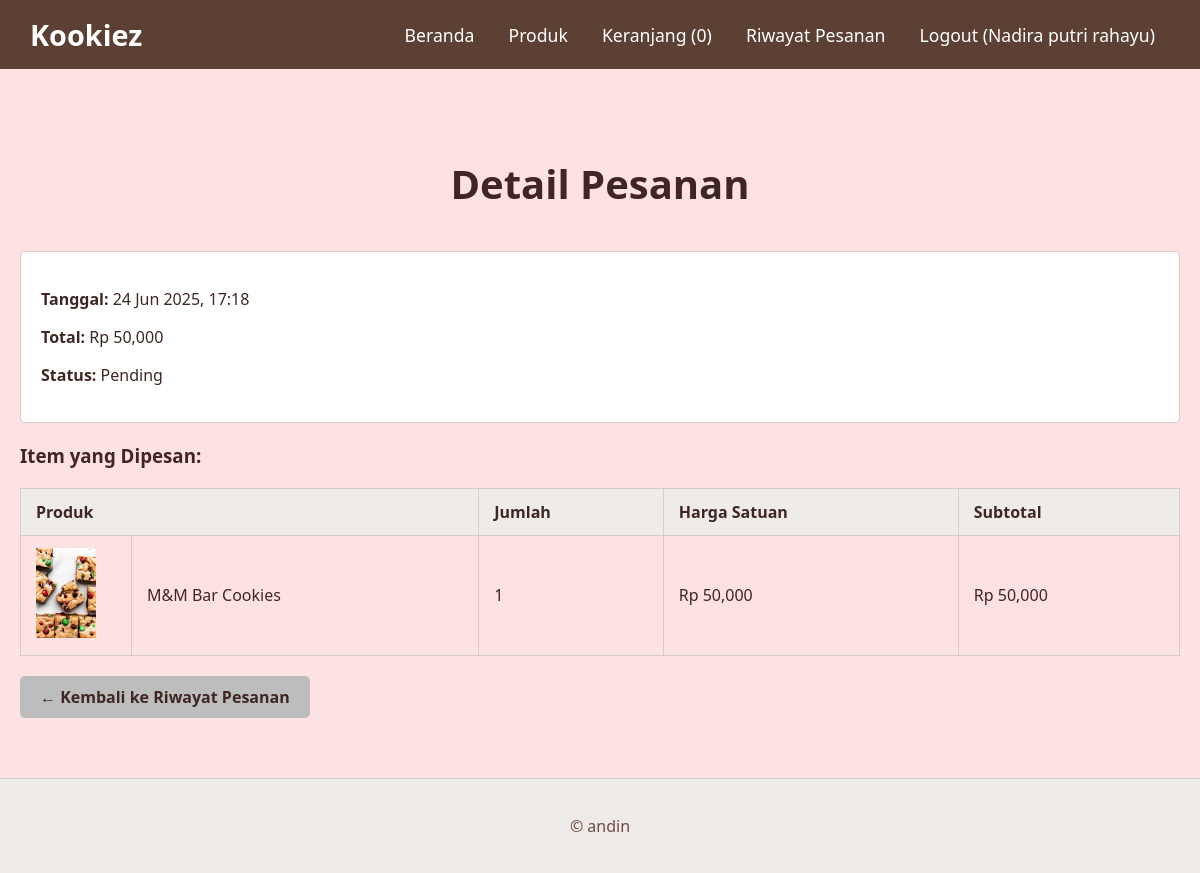
The page /detail_pesanan_user.php?id=2 (signed in) on the database its author committed.
### tables this page shows
CREATE TABLE `nadira_pesanan` (
  `id_pesanan` int(11) NOT NULL,
  `id_pengguna` int(11) NOT NULL,
  `tanggal_pesanan` timestamp NOT NULL DEFAULT current_timestamp(),
  `total_harga` decimal(10,2) NOT NULL,
  `status_pesanan` enum('pending','processing','shipped','completed','cancelled') NOT NULL DEFAULT 'pending'
);

CREATE TABLE `nadira_detail_pesanan` (
  `id_detail` int(11) NOT NULL,
  `id_pesanan` int(11) NOT NULL,
  `id_produk` int(11) NOT NULL,
  `jumlah` int(5) NOT NULL,
  `harga_satuan` decimal(10,2) NOT NULL
);

CREATE TABLE `nadira_produk` (
  `id_produk` int(11) NOT NULL,
  `id_kategori` int(11) NOT NULL,
  `nama_produk` varchar(255) NOT NULL,
  `deskripsi` text DEFAULT NULL,
  `harga` decimal(10,2) NOT NULL,
  `stok` int(5) NOT NULL,
  `gambar` varchar(255) DEFAULT NULL
);

### detail_pesanan_user.php (the view, shortened to what this page needs)
<?php
include 'koneksi.php';
$id_pengguna = $_SESSION['user_id'];
$id_pesanan = isset($_GET['id']) ? intval($_GET['id']) : 0;
$query_pesanan = "SELECT * FROM nadira_pesanan WHERE id_pesanan = '$id_pesanan' AND id_pengguna = '$id_pengguna'";
$result_pesanan = mysqli_query($koneksi, $query_pesanan);
$pesanan = mysqli_fetch_assoc($result_pesanan);
$query_items = "SELECT p.nama_produk, p.gambar, dp.jumlah, dp.harga_satuan
                FROM nadira_detail_pesanan dp
                JOIN nadira_produk p ON dp.id_produk = p.id_produk
                WHERE dp.id_pesanan = '$id_pesanan'";
$result_items = mysqli_query($koneksi, $query_items);
?>
<!DOCTYPE html>
<html lang="id">
<head>
</head>
<body>
    <header class="header">
        <div class="logo">Kookiez</div>
        <nav>
            <a href="index.php">Beranda</a>
            <a href="produk.php">Produk</a>
            <?php
            $jumlah_item_keranjang = isset($_SESSION['keranjang']) ? array_sum($_SESSION['keranjang']) : 0;
            ?>
            <a href="keranjang.php">Keranjang (<?php echo $jumlah_item_keranjang; ?>)</a>
            <?php if (isset($_SESSION['user_id'])): ?>
                <a href="riwayat_pesanan.php">Riwayat Pesanan</a>
                <a href="logout.php">Logout (<?php echo htmlspecialchars($_SESSION['user_nama']); ?>)</a>
            <?php else: ?>
                <a href="login.php">Login</a>
            <?php endif; ?>
        </nav>
    </header>
    <div class="container">
        <h1 class="page-title">Detail Pesanan</h1>
        <div class="order-meta">
            <p><strong>Tanggal:</strong> <?php echo date('d M Y, H:i', strtotime($pesanan['tanggal_pesanan'])); ?></p>
            <p><strong>Total:</strong> Rp <?php echo number_format($pesanan['total_harga']); ?></p>
            <p><strong>Status:</strong> <?php echo ucfirst($pesanan['status_pesanan']); ?></p>
        </div>
        <h3>Item yang Dipesan:</h3>
        <table class="styled-table">
            <thead>
                <tr>
                    <th colspan="2">Produk</th>
                    <th>Jumlah</th>
                    <th>Harga Satuan</th>
                    <th>Subtotal</th>
                </tr>
            </thead>
            <tbody>
                <?php while ($item = mysqli_fetch_assoc($result_items)): ?>
                <tr>
                    <td style="width: 80px;"><img src="gambar/<?php echo $item['gambar']; ?>" width="60" alt="<?php echo htmlspecialchars($item['nama_produk']); ?>"></td>
                    <td><?php echo htmlspecialchars($item['nama_produk']); ?></td>
                    <td><?php echo $item['jumlah']; ?></td>
                    <td>Rp <?php echo number_format($item['harga_satuan']); ?></td>
                    <td>Rp <?php echo number_format($item['jumlah'] * $item['harga_satuan']); ?></td>
                </tr>
                <?php endwhile; ?>
            </tbody>
        </table>
        <a href="riwayat_pesanan.php" class="button-secondary">← Kembali ke Riwayat Pesanan</a>
    </div>
    <footer class="footer">
        <p>&copy; andin</p>
    </footer>
</body>
</html>

### detail_pesanan_user.php (style rules this page uses)
:root { --brown-wood: #5C4033; --pink-terracotta: #E5A384; --background-offwhite: #FDE2E4; --text-deep-brown: #3E2723; --white-pure: #FFFFFF; --border-warm: #D7CCC8; }
body { font-family: 'Segoe UI', Tahoma, Geneva, Verdana, sans-serif; margin: 0; background-color: var(--background-offwhite); color: var(--text-deep-brown); }
.container { max-width: 1200px; margin: 40px auto; padding: 20px; }
h1, h2, h3 { color: var(--text-deep-brown); }
a { color: var(--brown-wood); text-decoration: none; transition: color 0.2s; }
.header { background-color: var(--brown-wood); color: var(--white-pure); padding: 15px 30px; display: flex; justify-content: space-between; align-items: center; }
.header .logo { font-size: 1.8em; font-weight: bold; }
.header nav a { color: var(--white-pure); margin: 0 15px; font-size: 1.1em; }
.footer { text-align: center; padding: 20px; margin-top: 40px; background-color: #EFEBE9; color: #6D4C41; border-top: 1px solid var(--border-warm); }
.page-title { text-align: center; font-size: 2.5em; margin-bottom: 40px; }
.styled-table { width: 100%; border-collapse: collapse; margin-top: 20px; font-size: 1em; }
.styled-table thead tr { background-color: #EFEBE9; }
.styled-table th, .styled-table td { border: 1px solid var(--border-warm); padding: 12px 15px; text-align: left; vertical-align: middle; }
.order-meta { background-color: var(--white-pure); border: 1px solid var(--border-warm); padding: 20px; border-radius: 5px; margin-bottom: 20px; }
.button-secondary { display: inline-block; padding: 10px 20px; background-color: #BDBDBD; color: var(--text-deep-brown); border-radius: 5px; font-weight: bold; margin-top: 20px; }

### rows shown on the page
nadira_pesanan: tanggal_pesanan "24 Jun 2025, 17:18", total_harga "50,000", status_pesanan "Pending"
nadira_detail_pesanan: id_produk.nama_produk (picture), id_produk.nama_produk "M&M Bar Cookies", jumlah "1", harga_satuan "50,000", $item['jumlah'] * $item['harga_satuan'] "50,000"

### other values the page prints
$jumlah_item_keranjang "0"
$_SESSION['user_nama'] "Nadira putri rahayu"
